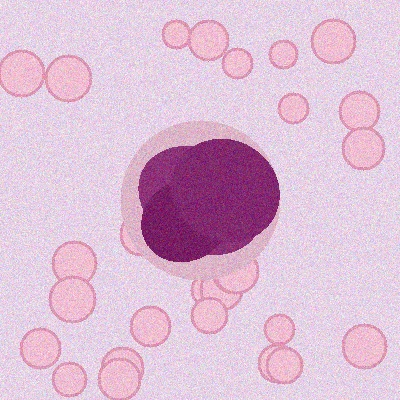
#> input picture leukemia-detection/sample_leukemia_positive.jpg, 400 x 400 px
$ python -i efcm_imp.py   (imports and definitions only)
#> lines starting #> are read from the running program, lines starting #| are printed output that depends on the picture; after the words box and inside, x2 and y2 are one past the last pixel; in counts of white or black regions, pixels touching at a corner belong together
#> further down, picture is the input picture: shape (400, 400, 3); mean B, G, R 213.2, 188.6, 221.3
import cv2
import numpy as np

def apply_efcm(image, n_clusters=3, max_iter=100, m=2.0, epsilon=1e-5):
    """
    Enhanced Fuzzy C-Means (EFCM) for Frequency-based clustering to segment WBC regions.
    Instead of standard FCM, EFCM focuses on histogram/frequency-based optimized FCM for speed and accuracy.
    Here we implement a robust 2D histogram approximation of EFCM.

    Args:
        image: Preprocessed RGB image from CLAHE
        n_clusters: number of segments (e.g., Background, RBCs, WBC nucleus)
        max_iter: max iterations for membership optimization
        m: fuzziness factor
    Returns:
        Segmented cluster mask focusing on the nucleus (densest class).
    """
#> called with n_clusters = 3, max_iter = 100, m = 2, epsilon = 1e-05
    if image is None: return None

    # Using L channel for density/frequency based FCM is most effective for purple WBCs
    if len(image.shape) == 3:
        img_gray = cv2.cvtColor(image, cv2.COLOR_BGR2GRAY)
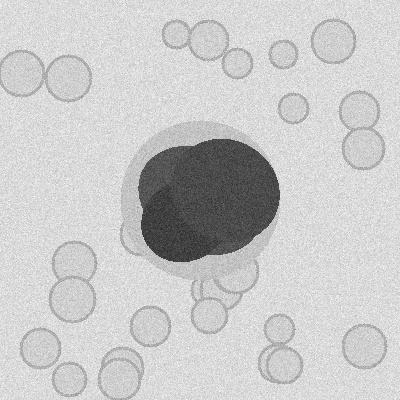
#> img_gray: shape (400, 400); min 37, max 253, mean 201.2
    else:
        img_gray = image

    flat_image = img_gray.flatten().astype(np.float32)
    hist, bins = np.histogram(flat_image, bins=256, range=[0, 256])
#> hist = 256 values, max 5204 at index 216, min 0 at index 0, mean 625; bins = 257 values from 0 to 256

    # Initialize random centroids from histogram peaks (simplified)
    np.random.seed(42)
    centroids = np.random.choice(bins[:-1], n_clusters)
#> centroids = [102, 179, 92]

    memberships = np.zeros((256, n_clusters))
    # Optimize Cluster Centers
    for iteration in range(max_iter):
        distances = np.abs(bins[:-1][:, np.newaxis] - centroids)
        # Avoid division by zero
        distances = np.fmax(distances, np.finfo(np.float64).eps)

        # Membership matrix calculation
        inv_dists = distances ** (-2.0 / (m - 1))
        memberships = inv_dists / inv_dists.sum(axis=1)[:, np.newaxis]

        # Update centroids via frequency
        num = np.sum(hist[:, np.newaxis] * (memberships ** m) * bins[:-1][:, np.newaxis], axis=0)
        den = np.sum(hist[:, np.newaxis] * (memberships ** m), axis=0)
        new_centroids = num / den

        if np.linalg.norm(new_centroids - centroids) < epsilon:
            break
        centroids = new_centroids
#> this loop made 54 passes
#> (num, den, centroids) on passes 1 to 8: ([349037.5, 22361734, 722797.5], [2431.5, 105887.4, 7894.7], [143.5, 211.2, 91.56]), ([539759, 28078364.6, 888168.4], [3208.9, 130466.5, 11725.3], [168.2, 215.2, 75.75]), ([1728375.6, 26304645.1, 976514.9], [9707, 121327.1, 13226.6], [178.1, 216.8, 73.83]), ([2577895.7, 24777277.1, 979335.1], [14053.6, 113775.3, 13286], [183.4, 217.8, 73.71]), ([3273144.7, 23580294.6, 982393.9], [17500.2, 107935.6, 13322.3], [187, 218.5, 73.74]), ([3896206.7, 22589475.1, 984755.3], [20545.8, 103142.7, 13347.4], [189.6, 219, 73.78]), ([4455533.7, 21759196.5, 986587.5], [23257.4, 99150.1, 13365.9], [191.6, 219.5, 73.81]), ([4947398.6, 21066943.8, 988037.5], [25628.4, 95835.7, 13379.9], [193, 219.8, 73.84])
#> (num, den, new_centroids) on pass 54: ([7133571.4, 18277473, 993420], [36049.2, 82595.3, 13428.4], [197.9, 221.3, 73.98])

    # Map membership back to original image
    mapped_pixels = np.zeros_like(flat_image)
    for i, p in enumerate(flat_image):
        cluster_idx = np.argmax(memberships[int(p)])
        mapped_pixels[i] = centroids[cluster_idx]
#> this loop made 160000 passes
#> (p, cluster_idx) on passes 1 to 3: (223, 1), (224, 1), (214, 1)

    segmented_gray = mapped_pixels.reshape(img_gray.shape).astype(np.uint8)
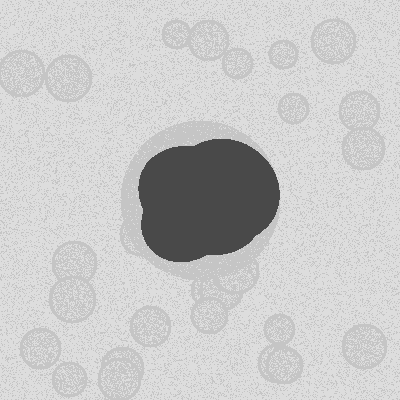
#> segmented_gray: shape (400, 400); min 73, max 221, mean 201.2

    # Extract the nucleus (usually the lowest intensity component in L*a*b / grayscale inverted)
    # The lowest centroid generally belongs to the dark purple nucleus.
    nucleus_centroid = np.min(centroids)
#> nucleus_centroid = 73.98

    # Binary threshold for nucleus
    _, binary_mask = cv2.threshold(segmented_gray, nucleus_centroid + 10, 255, cv2.THRESH_BINARY_INV)
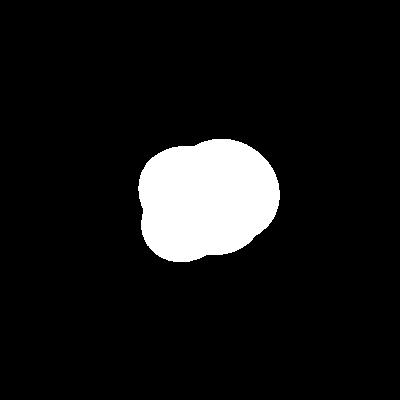
#> binary_mask: shape (400, 400); 8.6% white; 1 white region, box (x1, y1, x2, y2) and area: (138, 139, 280, 262) 13795
    return binary_mask


def apply_imp(binary_mask, iterations=2):
    """
    Iterative Morphological Processing (IMP)
    Applies Erosion, Dilation, Opening & Closing continuously
    to remove noise and refine segmented cells based on shape priors.
    """
#> called with iterations = 2
    if binary_mask is None: return None

    kernel = cv2.getStructuringElement(cv2.MORPH_ELLIPSE, (5, 5))
    refined_mask = binary_mask.copy()

    for i in range(iterations):
        # 1. Erosion to remove tiny speckles
        refined_mask = cv2.erode(refined_mask, kernel, iterations=1)
        # 2. Dilation to restore cell boundaries
        refined_mask = cv2.dilate(refined_mask, kernel, iterations=1)

        # 3. Opening (Erosion followed by Dilation)
        refined_mask = cv2.morphologyEx(refined_mask, cv2.MORPH_OPEN, kernel, iterations=1)
        # 4. Closing (Dilation followed by Erosion) to fill holes in the nucleus
        refined_mask = cv2.morphologyEx(refined_mask, cv2.MORPH_CLOSE, kernel, iterations=1)
#> this loop made 2 passes
#> pass 1, in apply_imp, `refined_mask = cv2.erode(refined_mask, kernel, iterations=1)`:
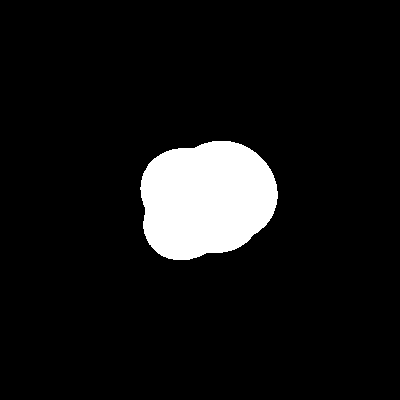
#> refined_mask: shape (400, 400); 8.1% white; 1 white region, box (x1, y1, x2, y2) and area: (140, 141, 278, 260) 12934

    return refined_mask

def segment_wbc(image):
    """
    Full pipeline wrapper for WBC Segmentation.
    Executes EFCM -> IMP sequentially.
    """
    # 1. Standard EFCM for raw mathematical morphology mapping
    efcm_mask = apply_efcm(image)

    # 2. Iterative Morphological Refinement
    final_mask = apply_imp(efcm_mask)

    # 3. Apply mask to original
    if len(image.shape) == 3:
        result_img = cv2.bitwise_and(image, image, mask=final_mask)
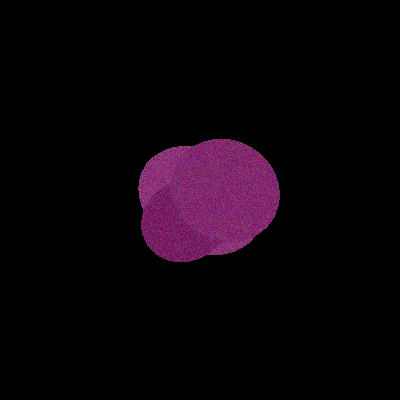
#> result_img: shape (400, 400, 3); mean B, G, R 9.4, 3.4, 11.1
    else:
        result_img = cv2.bitwise_and(image, final_mask)

    return final_mask, result_img

>>> import cv2
>>> picture = cv2.imread('../../leukemia-detection/sample_leukemia_positive.jpg')
>>> result = segment_wbc(picture)
